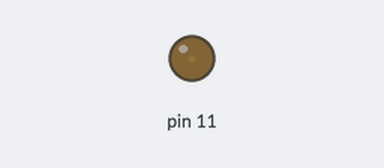
This sketch was run on a simulated Arduino Uno, built with avr-gcc and run on an emulated ATmega328P. Shown: output pins drawn as LEDs (lit = HIGH).

Above: at 0.05 s.
At 1.3 s:
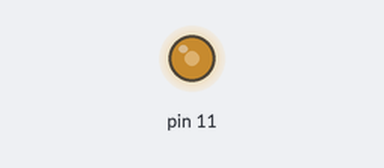
At 1.9 s:
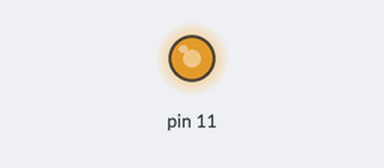
At 2.55 s:
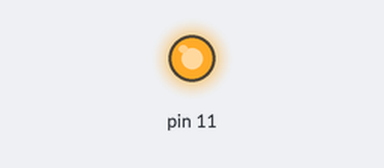
Timing chart, 0 to 5.9 s (numbered marks = the images above):
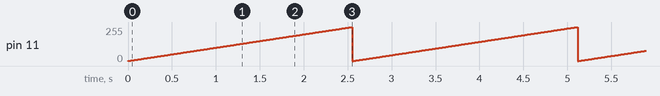

The sketch:

analog_write.ino
```cpp
byte x; // a byte can only go up to 255
void setup() {
}
void loop() {
  x = x+1;
  analogWrite(11, x); // Send a pulse to pin 11 of value x.
  delay(10);
}
```

Measured:
- by itself, pin 11: ramps from 0/255 to 255/255 and jumps back, once every 2.6 s
